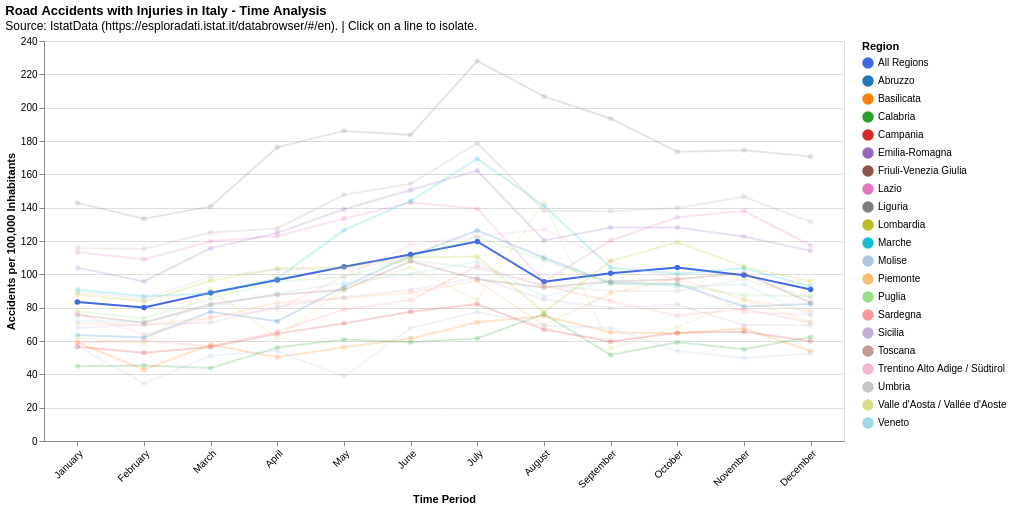

The notebook cell this image was saved under:
### Code cell
# Build interactive Altair chart for accidents across month/day/hour by region
from pathlib import Path

available_regions = combined_chart_data[
    ~combined_chart_data['Territory'].isin(['Provincia Autonoma Bolzano / Bozen', 'Provincia Autonoma Trento'])
]['Territory'].unique().tolist()
available_regions = sorted([r for r in available_regions if r != 'All Regions'])

view_dropdown = alt.binding_select(options=['Month', 'Day', 'Hour'], name='Time View: ')
view_selection = alt.selection_point(fields=['View'], bind=view_dropdown, value='Month')

available_years = sorted(combined_chart_data['TIME_PERIOD'].unique())
year_dropdown = alt.binding_select(options=available_years, name='Year: ')
year_selection = alt.selection_point(fields=['TIME_PERIOD'], bind=year_dropdown, value=2024)

region_selection = alt.selection_point(fields=['Territory'], value=[{'Territory': 'All Regions'}])

chart_data_filtered = combined_chart_data[
    ~combined_chart_data['Territory'].isin(['Provincia Autonoma Bolzano / Bozen', 'Provincia Autonoma Trento'])
].copy()

month_order = ['January', 'February', 'March', 'April', 'May', 'June', 'July', 'August', 'September', 'October', 'November', 'December']
day_order = ['Monday', 'Tuesday', 'Wednesday', 'Thursday', 'Friday', 'Saturday', 'Sunday']
hour_order = ['24h'] + [f'{i}h' for i in range(1, 24)]
all_time_order = month_order + day_order + hour_order + ['Unknown']

all_territories = sorted([t for t in chart_data_filtered['Territory'].unique() if t != 'All Regions'])
territory_order = ['All Regions'] + all_territories

custom_colors = ['#4169E1'] + ['#1f77b4', '#ff7f0e', '#2ca02c', '#d62728', '#9467bd', '#8c564b', '#e377c2', '#7f7f7f', '#bcbd22', '#17becf', '#aec7e8', '#ffbb78', '#98df8a', '#ff9896', '#c5b0d5', '#c49c94', '#f7b6d2', '#c7c7c7', '#dbdb8d', '#9edae5']

line_chart = alt.Chart(chart_data_filtered).mark_line(point=True).encode(
    x=alt.X('Time_Value:N', title='Time Period', axis=alt.Axis(labelAngle=-45), sort=all_time_order),
    y=alt.Y('Accidents_Per_100k:Q', title='Accidents per 100,000 Inhabitants'),
    color=alt.Color('Territory:N', title='Region', scale=alt.Scale(domain=territory_order, range=custom_colors), sort=territory_order),
    opacity=alt.condition(region_selection, alt.value(1), alt.value(0.2)),
    tooltip=[
        alt.Tooltip('Territory:N', title='Region'),
        alt.Tooltip('TIME_PERIOD:O', title='Year'),
        alt.Tooltip('View:N', title='Time View'),
        alt.Tooltip('Time_Value:N', title='Time Period'),
        alt.Tooltip('Accidents_Per_100k:Q', title='Accidents per 100k', format=',.2f'),
        alt.Tooltip('Observation:Q', title='Total Accidents', format=',.0f'),
        alt.Tooltip('Population:Q', title='Population', format=',.0f')
    ]
).add_params(
    view_selection,
    year_selection,
    region_selection
).transform_filter(
    view_selection
).transform_filter(
    year_selection
).properties(
    width=800,
    height=400,
    title={
        'text': 'Road Accidents with Injuries in Italy - Time Analysis',
        'subtitle': 'Source: IstatData (https://esploradati.istat.it/databrowser/#/en). | Click on a line to isolate.',
        'anchor': 'start'
    }
)

graphs_dir = Path('../graphs')
graphs_dir.mkdir(parents=True, exist_ok=True)
chart_out = graphs_dir / 'italy_road_accidents_with_injuries_time_analysis.json'
line_chart.save(chart_out, format='json')

line_chart

### Figure 1 — Vega-Lite specification as saved in the notebook (floating-point values rounded to 4 significant figures; data arrays with more than 128 entries replaced by an {"elided": "..."} marker saying what was removed)
{"config": {"view": {"continuousWidth": 300, "continuousHeight": 300}}, "data": {"name": "data-2f77cea749b5ccf60ac12d63e75a07bc"}, "mark": {"type": "line", "point": true}, "encoding": {"color": {"field": "Territory", "scale": {"domain": ["All Regions", "Abruzzo", "Basilicata", "Calabria", "Campania", "Emilia-Romagna", "Friuli-Venezia Giulia", "Lazio", "Liguria", "Lombardia", "Marche", "Molise", "Piemonte", "Puglia", "Sardegna", "Sicilia", "Toscana", "Trentino Alto Adige / Südtirol", "Umbria", "Valle d'Aosta / Vallée d'Aoste", "Veneto"], "range": ["#4169E1", "#1f77b4", "#ff7f0e", "#2ca02c", "#d62728", "#9467bd", "#8c564b", "#e377c2", "#7f7f7f", "#bcbd22", "#17becf", "#aec7e8", "#ffbb78", "#98df8a", "#ff9896", "#c5b0d5", "#c49c94", "#f7b6d2", "#c7c7c7", "#dbdb8d", "#9edae5"]}, "sort": ["All Regions", "Abruzzo", "Basilicata", "Calabria", "Campania", "Emilia-Romagna", "Friuli-Venezia Giulia", "Lazio", "Liguria", "Lombardia", "Marche", "Molise", "Piemonte", "Puglia", "Sardegna", "Sicilia", "Toscana", "Trentino Alto Adige / Südtirol", "Umbria", "Valle d'Aosta / Vallée d'Aoste", "Veneto"], "title": "Region", "type": "nominal"}, "opacity": {"condition": {"param": "param_6", "value": 1}, "value": 0.2}, "tooltip": [{"field": "Territory", "title": "Region", "type": "nominal"}, {"field": "TIME_PERIOD", "title": "Year", "type": "ordinal"}, {"field": "View", "title": "Time View", "type": "nominal"}, {"field": "Time_Value", "title": "Time Period", "type": "nominal"}, {"field": "Accidents_Per_100k", "format": ",.2f", "title": "Accidents per 100k", "type": "quantitative"}, {"field": "Observation", "format": ",.0f", "title": "Total Accidents", "type": "quantitative"}, {"field": "Population", "format": ",.0f", "title": "Population", "type": "quantitative"}], "x": {"axis": {"labelAngle": -45}, "field": "Time_Value", "sort": ["January", "February", "March", "April", "May", "June", "July", "August", "September", "October", "November", "December", "Monday", "Tuesday", "Wednesday", "Thursday", "Friday", "Saturday", "Sunday", "24h", "1h", "2h", "3h", "4h", "5h", "6h", "7h", "8h", "9h", "10h", "11h", "12h", "13h", "14h", "15h", "16h", "17h", "18h", "19h", "20h", "21h", "22h", "23h", "Unknown"], "title": "Time Period", "type": "nominal"}, "y": {"field": "Accidents_Per_100k", "title": "Accidents per 100,000 Inhabitants", "type": "quantitative"}}, "height": 400, "params": [{"name": "param_4", "select": {"type": "point", "fields": ["View"]}, "bind": {"input": "select", "options": ["Month", "Day", "Hour"], "name": "Time View: "}, "value": "Month"}, {"name": "param_5", "select": {"type": "point", "fields": ["TIME_PERIOD"]}, "bind": {"input": "select", "options": [2010.0, 2011.0, 2012.0, 2013.0, 2014.0, 2015.0, 2016.0, 2017.0, 2018.0, 2019.0, 2020.0, 2021.0, 2022.0, 2023.0, 2024.0], "name": "Year: "}, "value": 2024}, {"name": "param_6", "select": {"type": "point", "fields": ["Territory"]}, "value": [{"Territory": "All Regions"}]}], "title": {"text": "Road Accidents with Injuries in Italy - Time Analysis", "subtitle": "Source: IstatData (https://esploradati.istat.it/databrowser/#/en). | Click on a line to isolate.", "anchor": "start"}, "transform": [{"filter": {"param": "param_4"}}, {"filter": {"param": "param_5"}}], "width": 800, "$schema": "https://vega.github.io/schema/vega-lite/v5.20.1.json", "datasets": {"data-2f77cea749b5ccf60ac12d63e75a07bc": {"elided": "13776 records"}}}
